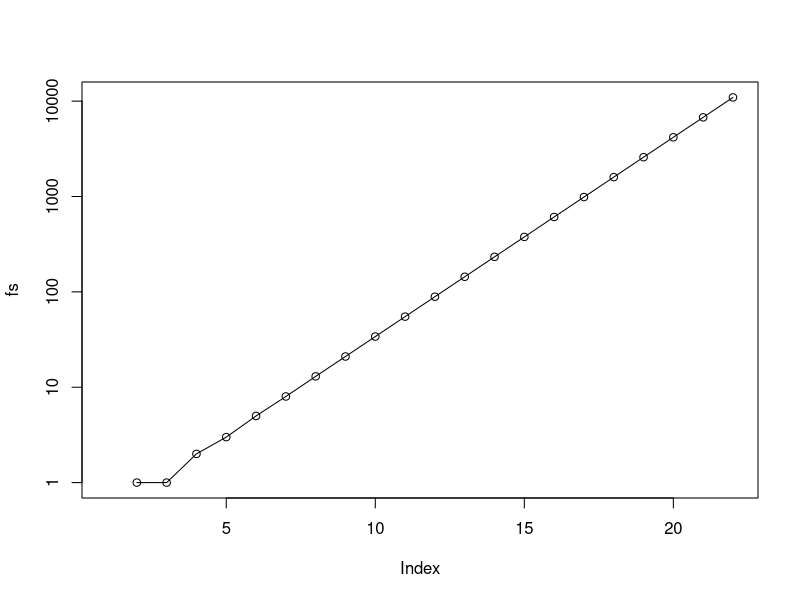
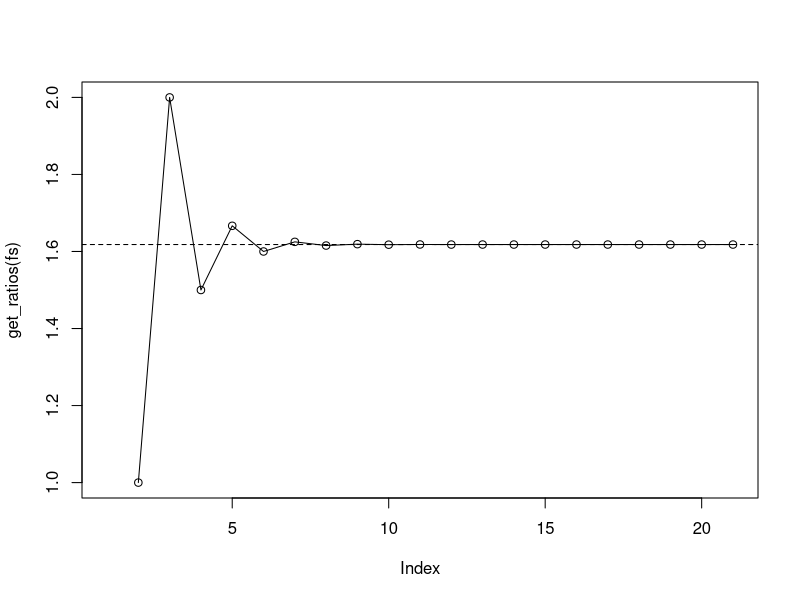

The R script that drew these images, in order:
## ---- chunk 1
knitr::opts_chunk$set(tidy = TRUE)
## ---- chunk 2
data(iris)
head(iris)

sp_ids <- unique(iris$Species)

output <- matrix(0, nrow=length(sp_ids), ncol=ncol(iris)-1)
rownames(output) <- sp_ids
colnames(output) <- names(iris[ , -ncol(iris)])

for(i in seq_along(sp_ids)) {
    iris_sp <- subset(iris, subset=Species == sp_ids[i], select=-Species)
    for(j in 1:(ncol(iris_sp))) {
        x <- 0
        y <- 0
        if (nrow(iris_sp) > 0) {
            for(k in 1:nrow(iris_sp)) {
                x <- x + iris_sp[k, j]
                y <- y + 1
            }
            output[i, j] <- x / y 
        }
    }
}
output
## ---- chunk 3
# the simplest change here it to rename the vague objects
sp_mean <- matrix(0, nrow=length(sp_ids), ncol=ncol(iris)-1)
rownames(sp_mean) <- sp_ids
colnames(sp_mean) <- names(iris[ , -ncol(iris)])

for(i in seq_along(sp_ids)) {
    iris_sp <- subset(iris, subset=Species == sp_ids[i], select=-Species)
    for(j in 1:(ncol(iris_sp))) {
        trait_sum <- 0
        num_records <- 0
        if (nrow(iris_sp) > 0) {
            for(k in 1:nrow(iris_sp)) {
                trait_sum <- trait_sum + iris_sp[k, j]
                num_records <- num_records + 1
            }
            sp_mean[i, j] <- trait_sum / num_records
        }
    }
}

## ---- chunk 4
# R has a function to compute means so we can drop quite a few lines using that
sp_mean <- matrix(0, nrow=length(sp_ids), ncol=ncol(iris)-1)
rownames(sp_mean) <- sp_ids
colnames(sp_mean) <- names(iris[ , -ncol(iris)])

for(i in seq_along(sp_ids)) {
    iris_sp <- subset(iris, subset=Species == sp_ids[i], select=-Species)
    for(j in 1:(ncol(iris_sp))) {
        sp_mean[i, j] <- mean(iris_sp[ , j])
    }
}
## ---- chunk 5
# here are two other ways to simplify the code even further that both 
# accomplish the exact same task 

# approach 1
aggregate(subset(iris, select = -Species), list(Species = iris$Species), mean)

# approach 2 using aggregate's function specification
aggregate(cbind(Sepal.Length, Sepal.Width, Petal.Length, Petal.Width) ~ Species,
          data = iris, mean)

# approach 3 using dplyr, note the dplyr package must already be installed.
require(dplyr)
iris %>% 
  group_by(Species) %>%
  summarize_all(mean)
## ---- chunk 6
x <- 1:10
y <-  NULL
for(i in 1:length(x)) {
    y[i] <- sum(x[1:i])
}
y

# alternatively we could use an sapply function
y <-  sapply(1:length(x), function(i) sum(x[1:i]))
y

# one other alternative that some students may have realized is to use
# the R function cumsum - definitely the easiest cheater solution ;P
?cumsum
y <- cumsum(x)
y
## ---- chunk 7
y <-  NULL
for(i in 1:length(x)) {
    y[i] <-  sum(x[1:i])
    if (y[i] > 10) {
        y[i] <-  NA
    }
}
y

# alternatively although much more difficult to understand we could use
y <- sapply(1:length(x), function(i) ifelse(sum(x[1:i]) > 10, NA, sum(x[1:i])))
y
# I definitely prefer the loop approach in this context because of readability
# the sapply approach will be no faster

# if you used the cumsum() approach for #5 then you would want to use the 
# ifelse() function to replace those values that are greater than 10 with NA
y <- cumsum(x)
y <- ifelse(y > 10, NA, y)
y

## ---- chunk 8
cum_sum_cutoff <- function(x, cutoff=10) {
    # this function computes a cumulative sum along a numeric vector up to a cutoff
    # arguments
    # x: a numeric vector
    # cutoff: a number above which sums are set to NA, defaults to 10.
    if (!is.vector(x)) 
        stop('x must be a vector')
    if (!is.numeric(x))
        stop('x must be numeric')
    y <- NULL
    for(i in 1:length(x)) {
        y[i] <- sum(x[1:i])
        if (y[i] > cutoff) {
            y[i] <- NA
        }
    }
    return(y)
}

cum_sum_cutoff(1:10)
cum_sum_cutoff(1:10, 50)
## ---- chunk 9
# first I define several helper functions
#' Add a value to the end of a numeric vector that is equal to the sum of the
#' last two values in the vector
#' @param x a numeric vector that has at least a length of 2
#' @returns a vector that is one longer than x which the last value a sum of 
#' previous two values. 
sum2c <- function(x) {
    return(c(x, x[length(x)] + x[length(x)-1]))
}

#' get a certain number of Fibonacci numbers
#' @param x a starting vector of numbers
#' @param depth how many Fibonacci numbers to mine
#' @returns a vector of Fibonacci numbers starting with x. 
get_fib <- function(x, depth) {
    output <- x
    for(i in 1:depth) 
       output <- sum2c(output)
    return(output)
}

#' compute the ratio of each sequential value in a vector
#' @param a vector of numbers
#' @returns a vector of ratios
get_ratios <- function(x) {
  return(x[-1] / x[-length(x)])
}

sum2c(0:1)
sum2c(3:4)

sum2c(c(0, 1, 1, 2, 3, 5))

# a recursive usage of sum2c
sum2c(sum2c(sum2c(sum2c(0:1))))

fs <- get_fib(0:1, 20)

get_ratios(fs)

# the Fibonacci numbers follow an exponential function which is linear 
# when the y-axis is log transformed. 
plot(fs, type = 'o', log='y')

# notice how the ratios approach the true golden ratio
plot(get_ratios(fs), type ='o')
abline(h = (1 + sqrt(5)) / 2, lty=2) # golden ratio

